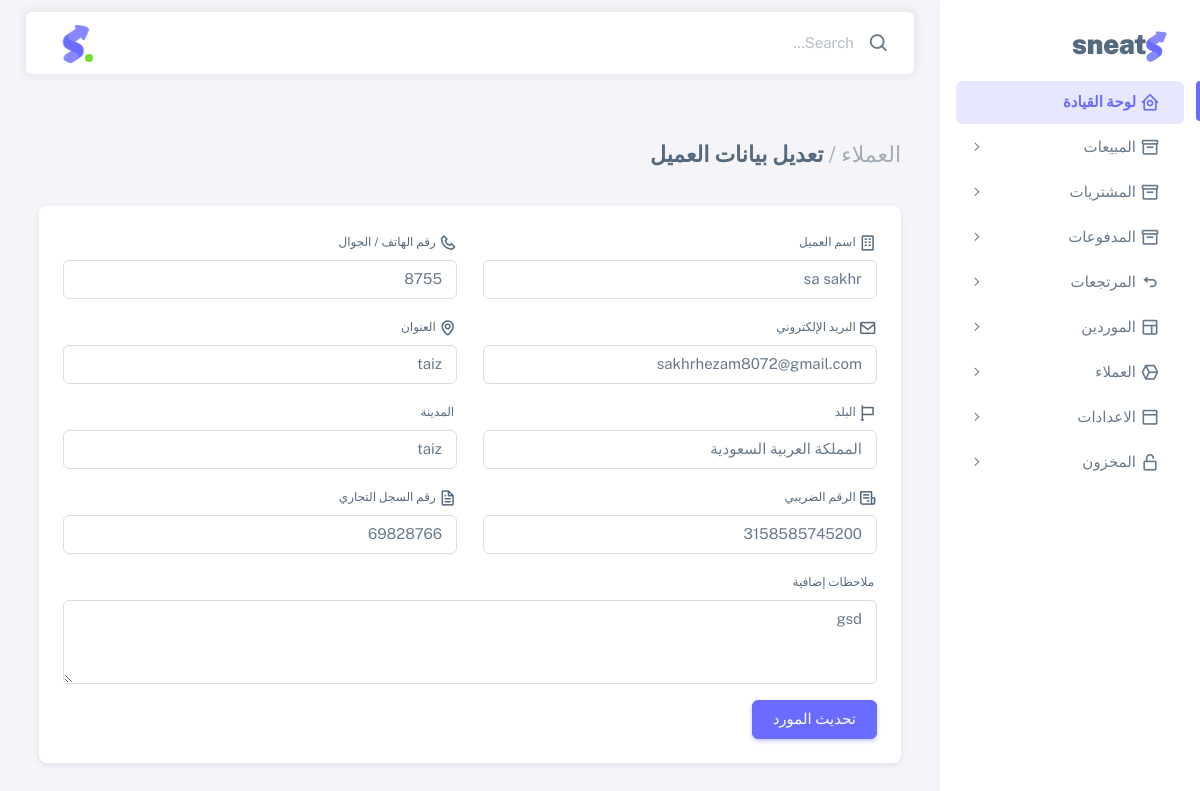
The page /customer/edit/1/ on the database as committed earlier.
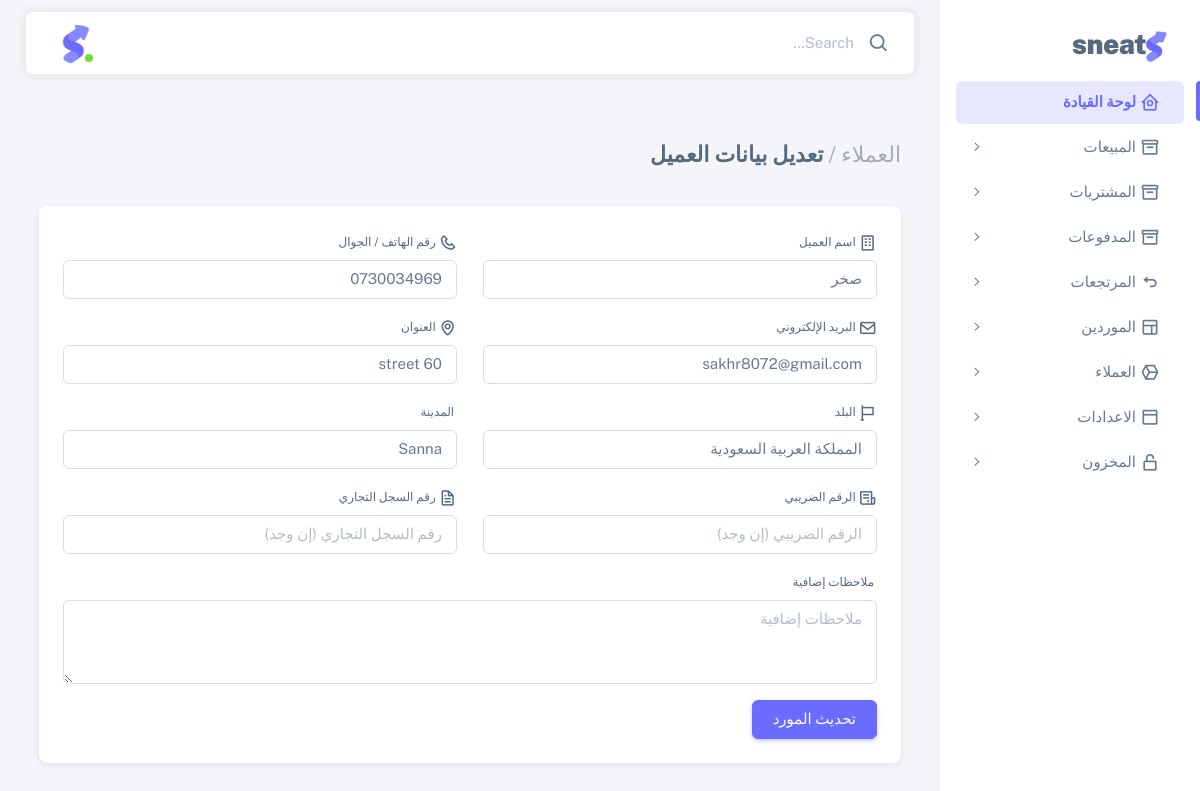
The same page on the database as committed later.
### invoices/models.py (models this page shows, shortened)
class Customer(models.Model):
    name = models.CharField(max_length=255, verbose_name="اسم العميل")
    phone = models.CharField(max_length=20, null=True, blank=True, verbose_name="رقم الهاتف")
    email = models.EmailField(null=True, blank=True, verbose_name="البريد الإلكتروني")
    address_line = models.CharField(max_length=255, null=True, blank=True, verbose_name="عنوان الشارع")
    city = models.CharField(max_length=100, null=True, blank=True, verbose_name="المدينة")
    country = models.CharField(max_length=100, null=True, blank=True, default="المملكة العربية السعودية", verbose_name="البلد")
    vat_number = models.CharField(max_length=15, null=True, blank=True, verbose_name="الرقم الضريبي (إن وجد)")
    cr_number = models.CharField(max_length=50, null=True, blank=True, verbose_name="رقم السجل التجاري (إن وجد)")
    notes = models.TextField(null=True, blank=True, verbose_name="ملاحظات إضافية")
    credit_limit = models.DecimalField(null=True, blank=True, max_digits=10, decimal_places=2, default=Decimal('0.00'), verbose_name="حد الائتمان")
    class Meta:
        verbose_name = "عميل"
        verbose_name_plural = "عملاء"

### invoices/views.py (the view)
# urls.py: path('customer/edit/<int:customer_id>/', views.edit_customer, name='edit_customer'),
def edit_customer(request, customer_id):
    customer = get_object_or_404(Customer, id=customer_id)
    if request.method == 'POST':
        form = CustomerForm(request.POST, request.FILES, instance=customer)
        if form.is_valid():
            form.save()
            messages.success(request, "تم تعديل بيانات العميل بنجاح.")
            return redirect('customer_list')
        else:
            messages.error(request, "يرجى تصحيح الأخطاء في النموذج.")
    else:
        form = CustomerForm(instance=customer)
    context = {
        'form': form,
        'title': 'تعديل بيانات المورد',
        'customer': customer
    }
    return render(request, 'customers/edit_customer.html', context)

### invoices/templates/customers/edit_customer.html (shortened to what this page needs)
{% extends 'base.html' %}
{% load static %}
{% block content %}
<div class="container-xxl flex-grow-1 container-p-y">
  <h4 class="fw-bold py-3 mb-4">
    <span class="text-muted fw-light">العملاء /</span> تعديل بيانات العميل
  </h4>
  <div class="row">
    <div class="col-xl">
      <div class="card mb-4">
        <div class="card-body">
          <form method="post" enctype="multipart/form-data">
            <div class="mb-3 row">
              <div class="form-group col-12 col-md-6">
                <label class="form-label" for="{{ form.name.id_for_label }}">
                  <i class="bx bx-building"></i> اسم العميل
                </label>
                <div class="input-group input-group-merge">
                  {{ form.name }}
                </div>
              </div>
              <div class="form-group col-12 col-md-6">
                <label class="form-label" for="{{ form.phone.id_for_label }}">
                  <i class="bx bx-phone"></i> رقم الهاتف / الجوال
                </label>
                <div class="input-group input-group-merge">
                  {{ form.phone }}
                </div>
              </div>
            </div>
            <div class="mb-3 row">
              <div class="form-group col-12 col-md-6">
                <label class="form-label" for="{{ form.email.id_for_label }}">
                  <i class="bx bx-envelope"></i> البريد الإلكتروني
                </label>
                <div class="input-group input-group-merge">
                  {{ form.email }}
                </div>
              </div>
              <div class="form-group col-12 col-md-6">
                <label class="form-label" for="{{ form.address_line.id_for_label }}">
                  <i class="bx bx-map"></i> العنوان
                </label>
                <div class="input-group input-group-merge">
                  {{ form.address_line }}
                </div>
              </div>
            </div>
            <div class="row mb-3">
              <div class="form-group col-12 col-md-6">
                <label class="form-label" for="{{ form.country.id_for_label }}">
                  <i class="bx bx-flag"></i> البلد
                </label>
                <div class="input-group input-group-merge">
                  {{ form.country }}
                </div>
              </div>
              <div class="form-group col-12 col-md-6">
                <label class="form-label" for="{{ form.city.id_for_label }}">
                   المدينة
                </label>
                <div class="input-group input-group-merge">
                  {{ form.city }}
                </div>
              </div>
            </div>
            <div class="row mb-3">
              <div class="form-group col-12 col-md-6">
                <label class="form-label" for="{{ form.vat_number.id_for_label }}">
                  <i class="bx bx-receipt"></i> الرقم الضريبي
                </label>
                <div class="input-group input-group-merge">
                  {{ form.vat_number }}
                </div>
              </div>
              <div class="form-group col-12 col-md-6">
                <label class="form-label" for="{{ form.cr_number.id_for_label }}">
                  <i class="bx bx-file"></i> رقم السجل التجاري
                </label>
                <div class="input-group input-group-merge">
                  {{ form.cr_number }}
                </div>
              </div>
            </div>
            <div class="mb-3">
              <label class="form-label" for="{{ form.notes.id_for_label }}">
                 ملاحظات إضافية
              </label>
              {{ form.notes }}
            </div>
            <button type="submit" class="btn btn-primary">تحديث المورد</button>
          </form>
        </div>
      </div>
    </div>
  </div>
</div>
{% endblock %}

Rows that differ between the two databases and show on the page:
changed Customer "المملكة العربية السعودية": name "sa sakhr" → "صخر"; phone "8755" → "0730034969"; email "sakhrhezam8072@gmail.com" → "sakhr8072@gmail.com"; address_line "taiz" → "60 street"; city "taiz" → "Sanna"; vat_number "3158585745200" → (not shown); cr_number "69828766" → (not shown); notes "gsd" → (not shown)
